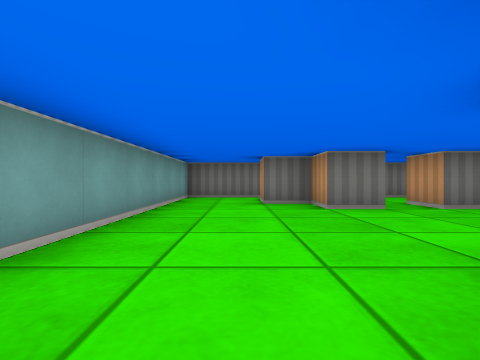
[1] (above)

12 first-person views from a walk through a cub3D ray-caster map. The camera is about half as high as the walls, looks level and sees 85° across. The floor is counted in squares. Each view is taken from the middle of a square. On the plan, view 1 faces up. The plan holds only what a view shows up to about 9 squares ahead; the rest is blank.

[2]
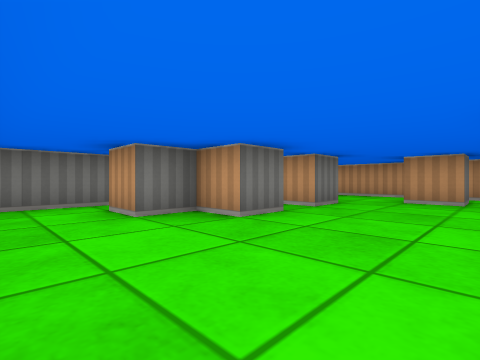

[3]
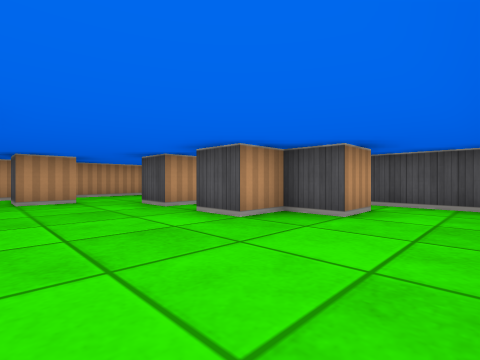

[4]
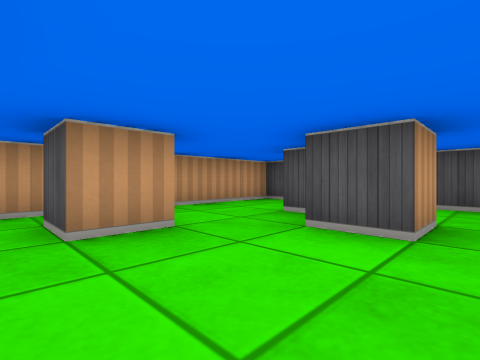

[5]
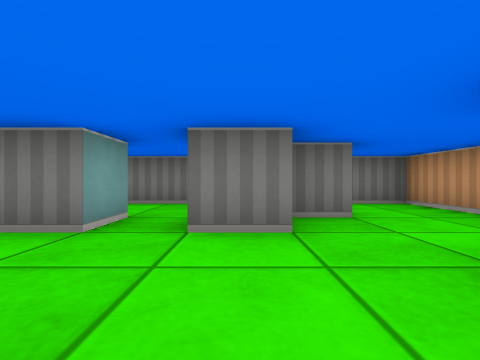

[6]
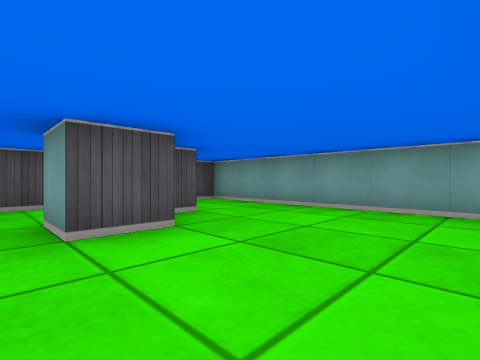

[7]
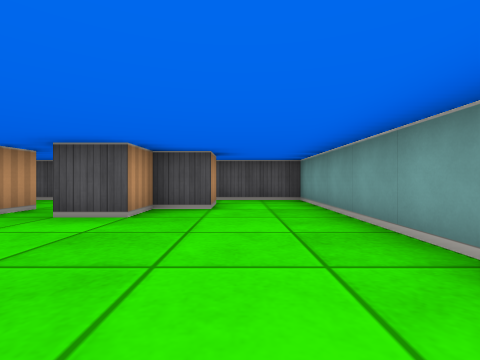

[8]
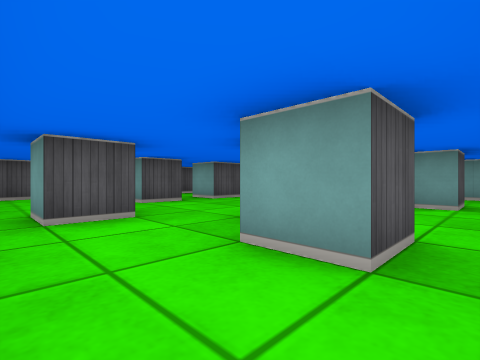

[9]
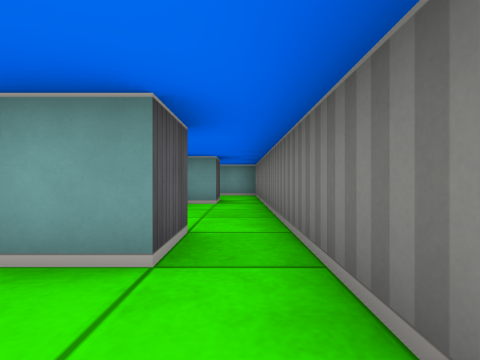

[10]
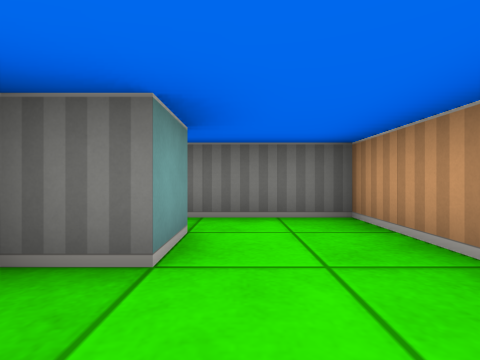

[11]
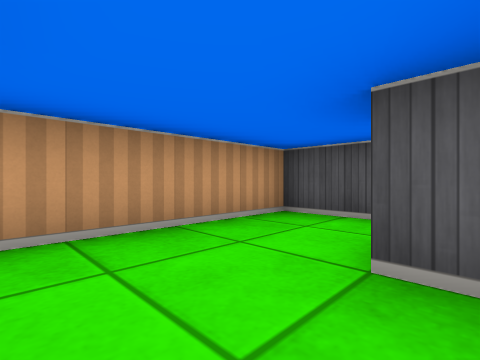

[12]
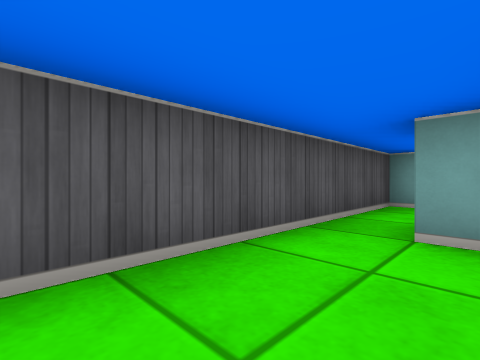

### Floor plan
Points are (right, up) in squares from view 1. A wall is a line through its corners. A room is listed if a view was taken in it or the views show most of it. See-through windows are left out.
Room 1 (views 1, 2, 3, 4, 5, 6, 7, 10, 11)
walls: (3.5, 1.5) (4.5, 1.5); (2.5, 5.5) (2.5, 4.5) (1.5, 4.5) (1.5, 5.5) (0.5, 5.5) (0.5, 6.5) (1.5, 6.5); (4.6, 4.5) (3.5, 4.5) (3.5, 5.5); (5.5, 2.5) (5.5, 3.5) (6.5, 3.5) (6.5, 2.5) (5.5, 2.5); (0.5, -0.5) (0.5, 0.5) (1.5, 0.5) (1.5, 1.5) (2.5, 1.5); (5, 0.5) (5.5, 0.5); (2.5, 7.5) (-1.5, 7.5) (-1.5, -1.5) (2.5, -1.5); (5.5, 6.5) (5.5, 5.5) (4.6, 5.5); (7.5, -0.5) (7.5, 6.5)
ways out: opening at (1.5, 7) to room 2; opening at (3, 5) to room 2; opening at (6.5, 5.5) to room 2; opening at (1.5, -1) to room 3; opening at (3, 2) to room 3; opening at (6.5, 0.5) to room 3
Room 2 (views 8, 9)
walls: (4.5, 6.5) (5.5, 6.5); (7.5, 6.5) (7.5, 7.5) (2.5, 7.5); (1.5, 6.5) (1.5, 5.9)
ways out: opening at (1.5, 7) to room 1; opening at (3, 5) to room 1; opening at (6.5, 5.5) to room 1
Room 3 (view 12)
walls: (3.5, 0.5) (3.5, 1.5); (2.5, -1.5) (7.5, -1.5) (7.5, -0.5); (2.5, 1.5) (2.5, 0.5); (1.5, 0) (1.5, -0.5)
ways out: opening at (1.5, -1) to room 1; opening at (3, 2) to room 1; opening at (6.5, 0.5) to room 1

Positions as (right, up) in squares from view 1, and headings:
1: (0, 0), facing up
2: (-1, 2), facing up-right
3: (-1, 4), facing down-right
4: (3, 4), facing down-right
5: (4, 2), facing up
6: (3, 4), facing down-left
7: (0, 5), facing down
8: (7, 7), facing down-left
9: (7, 7), facing left
10: (6, 4), facing up
11: (5, 2), facing down-right
12: (4, 0), facing down-left
